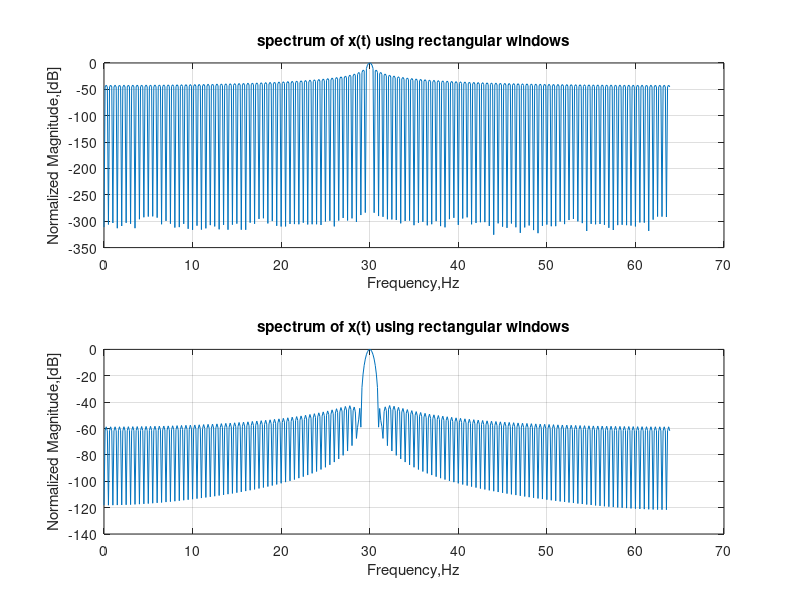

Source code (MATLAB):
 %questioncol

clc;
 clear all;
 close all;
 f1=30;%signal freq
 fs=128; %sampling freq
 N=256;%no. of samples
 N1=1024;%no. of FFT points
 n=0:N-1;% index n
 f=(0:N1-1)*fs/N1; %defining the frequency points [axis]
 x=cos(2*pi*f1*n/fs);
 XR=abs(fft(x,N1));%magnitude of FFT using no windowing
 xh=hamming(N);%hamming samples
 xw=x.*xh';%window the signal
 XH=abs(fft(xw,N1));%magnitude of windowed signal
 
 subplot(2,1,1);
 plot(f(1:N1/2),20*log10(XR(1:N1/2)/max(XR)));
 title('spectrum of x(t) using rectangular windows');
 grid;
 xlabel('Frequency,Hz');
 ylabel('Normalized Magnitude,[dB]');
 
 subplot(2,1,2);
 plot(f(1:N1/2),20*log10(XH(1:N1/2)/max(XH)));
 title('spectrum of x(t) using rectangular windows');
 grid;
 xlabel('Frequency,Hz');
 ylabel('Normalized Magnitude,[dB]');
 
